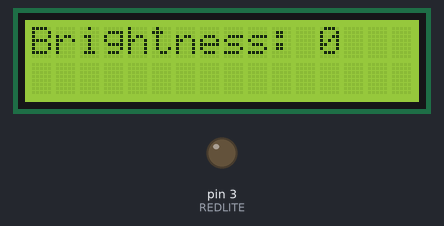
Bench run of a sketch on a simulated Arduino Uno, built with avr-gcc and run on an emulated ATmega328P. On the bench: 16×2 character LCD, output pins drawn as LEDs (lit = HIGH).

Above: at 0.1 s.
At 9.1 s:
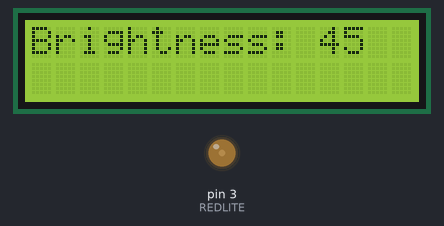
At 19.2 s:
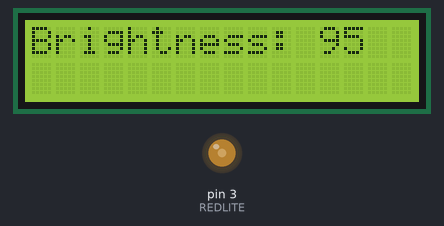
At 38.2 s:
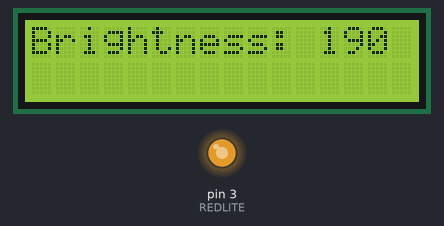
Timing chart, 0 to 40.0 s (numbered marks = the images above):
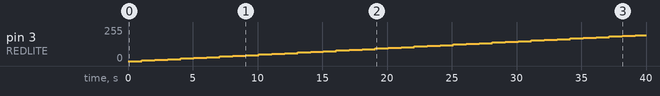

Measured:
- by itself, pin 3 (REDLITE): moves from 0/255 to 195/255 over 38.1 s
- what the display in image 1 shows lasts 1.0 s, from 9.1 s to 10.1 s

The sketch:

LCD_Red_Message.ino
```cpp
// include the library code:
#include <LiquidCrystal.h>
#include <Wire.h>

#define REDLITE 3
#define GREENLITE 5
#define BLUELITE 6

// initialize the library with the numbers of the interface pins
LiquidCrystal lcd(7, 8, 9, 10, 11, 12);

// you can change the overall brightness by range 0 -> 255
int brightness = 0;
int increment = 5;

void setup() {

  // set up the LCD's number of rows and columns:
  lcd.begin(16, 2);
}

void loop() {

  // Control brightness.  0 is max, 255 is min
  analogWrite(REDLITE,brightness);

  // Display the brightness setting
  lcd.setCursor(0,0);
  lcd.print("Brightness: ");
  lcd.print(brightness);
  lcd.print(" ");

  // Adjust brightness using 'increment'
  if(brightness == 0) {
    increment = 5;
  }
  else if(brightness == 255) {
    increment = -5;
  }
  brightness += increment;

  delay(1000);
}
```
